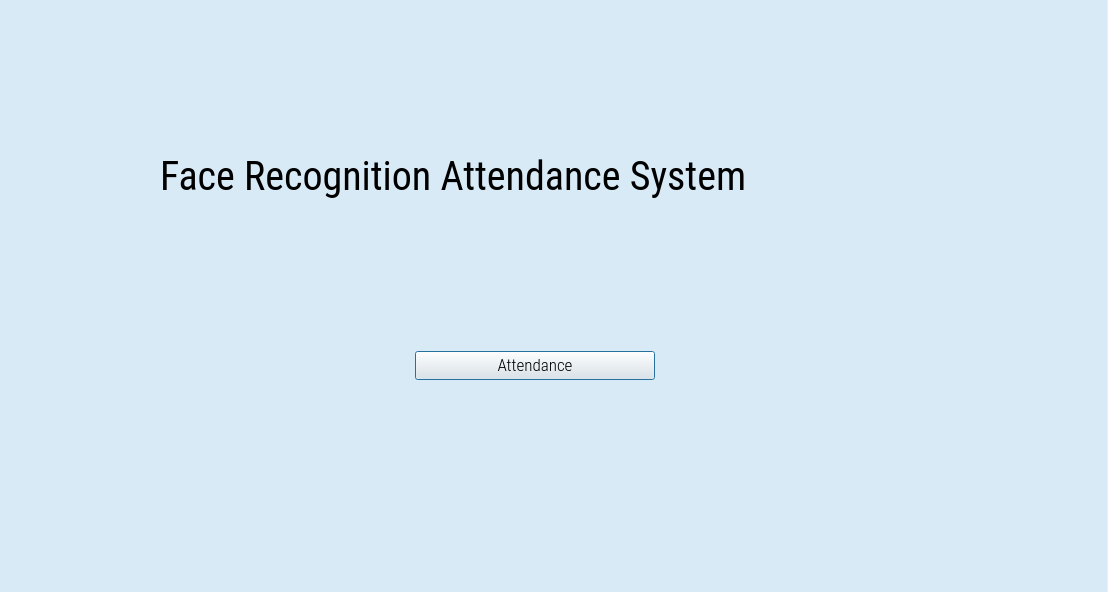
<?xml version="1.0" encoding="UTF-8"?>
<ui version="4.0">
 <class>Dialog</class>
 <widget class="QDialog" name="Dialog">
  <property name="geometry">
   <rect>
    <x>0</x>
    <y>0</y>
    <width>1108</width>
    <height>592</height>
   </rect>
  </property>
  <property name="minimumSize">
   <size>
    <width>508</width>
    <height>259</height>
   </size>
  </property>
  <property name="windowTitle">
   <string>Face Recognition Time Attendance App</string>
  </property>
  <widget class="QLabel" name="label">
   <property name="enabled">
    <bool>true</bool>
   </property>
   <property name="geometry">
    <rect>
     <x>0</x>
     <y>0</y>
     <width>1107</width>
     <height>600</height>
    </rect>
   </property>
   <property name="maximumSize">
    <size>
     <width>1280</width>
     <height>600</height>
    </size>
   </property>
   <property name="autoFillBackground">
    <bool>false</bool>
   </property>
   <property name="styleSheet">
    <string notr="true">color: rgb(255, 255, 255);
background-color: rgb(216, 234, 246);</string>
   </property>
   <property name="text">
    <string/>
   </property>
   <property name="pixmap">
    <pixmap>UI_helper/background.jpg</pixmap>
   </property>
   <property name="scaledContents">
    <bool>true</bool>
   </property>
  </widget>
  <widget class="QLabel" name="filelabel">
   <property name="geometry">
    <rect>
     <x>160</x>
     <y>80</y>
     <width>831</width>
     <height>191</height>
    </rect>
   </property>
   <property name="font">
    <font>
     <family>Roboto Condensed</family>
     <pointsize>30</pointsize>
     <weight>50</weight>
     <bold>false</bold>
    </font>
   </property>
   <property name="layoutDirection">
    <enum>Qt::LeftToRight</enum>
   </property>
   <property name="autoFillBackground">
    <bool>false</bool>
   </property>
   <property name="text">
    <string>Face Recognition Attendance System</string>
   </property>
   <property name="scaledContents">
    <bool>false</bool>
   </property>
  </widget>
  <widget class="QWidget" name="layoutWidget">
   <property name="geometry">
    <rect>
     <x>190</x>
     <y>310</y>
     <width>691</width>
     <height>111</height>
    </rect>
   </property>
   <layout class="QHBoxLayout" name="horizontalLayout_2">
    <property name="leftMargin">
     <number>5</number>
    </property>
    <property name="rightMargin">
     <number>5</number>
    </property>
    <item>
     <widget class="QPushButton" name="runButton">
      <property name="maximumSize">
       <size>
        <width>240</width>
        <height>16777215</height>
       </size>
      </property>
      <property name="font">
       <font>
        <family>Roboto Condensed Light</family>
        <pointsize>13</pointsize>
       </font>
      </property>
      <property name="text">
       <string>Attendance</string>
      </property>
     </widget>
    </item>
   </layout>
  </widget>
 </widget>
 <resources>
  <include location="resource.qrc"/>
 </resources>
 <connections/>
</ui>
